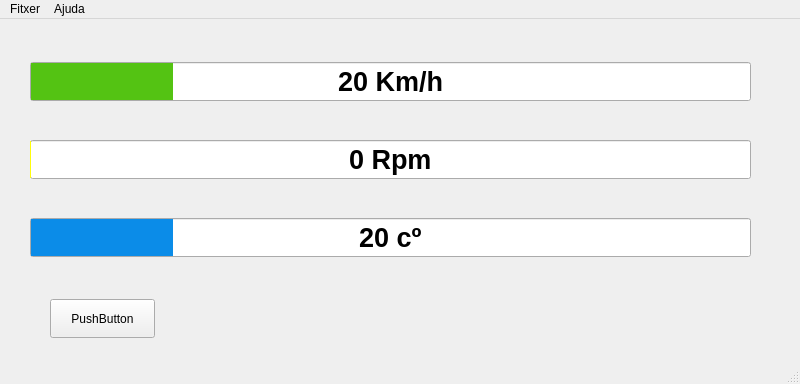
<?xml version="1.0" encoding="UTF-8"?>
<ui version="4.0">
 <class>mainWindow</class>
 <widget class="QMainWindow" name="mainWindow">
  <property name="geometry">
   <rect>
    <x>0</x>
    <y>0</y>
    <width>800</width>
    <height>384</height>
   </rect>
  </property>
  <property name="windowTitle">
   <string>UJI MotorSport</string>
  </property>
  <property name="windowIcon">
   <iconset>
    <normaloff>../Qt/widgetsQt/qt/icon.ico</normaloff>../Qt/widgetsQt/qt/icon.ico</iconset>
  </property>
  <widget class="QWidget" name="centralwidget">
   <widget class="QWidget" name="verticalLayoutWidget">
    <property name="geometry">
     <rect>
      <x>30</x>
      <y>10</y>
      <width>721</width>
      <height>261</height>
     </rect>
    </property>
    <layout class="QVBoxLayout" name="verticalLayout_2">
     <item>
      <widget class="QProgressBar" name="barVel">
       <property name="font">
        <font>
         <family>Ubuntu</family>
         <pointsize>20</pointsize>
         <weight>75</weight>
         <bold>true</bold>
        </font>
       </property>
       <property name="styleSheet">
        <string notr="true">QProgressBar::chunk { background-color: #54C313;  margin: 0.5px;}  QProgressBar {text-align: center;}</string>
       </property>
       <property name="maximum">
        <number>300</number>
       </property>
       <property name="value">
        <number>60</number>
       </property>
       <property name="format">
        <string>%p Km/h</string>
       </property>
      </widget>
     </item>
     <item>
      <widget class="QProgressBar" name="barRpm">
       <property name="font">
        <font>
         <family>Ubuntu</family>
         <pointsize>20</pointsize>
         <weight>75</weight>
         <bold>true</bold>
        </font>
       </property>
       <property name="mouseTracking">
        <bool>false</bool>
       </property>
       <property name="contextMenuPolicy">
        <enum>Qt::DefaultContextMenu</enum>
       </property>
       <property name="layoutDirection">
        <enum>Qt::LeftToRight</enum>
       </property>
       <property name="autoFillBackground">
        <bool>false</bool>
       </property>
       <property name="styleSheet">
        <string notr="true">QProgressBar::chunk { background-color: #fffd0a;  margin: 0.5px;}  QProgressBar {text-align: center;}</string>
       </property>
       <property name="maximum">
        <number>500</number>
       </property>
       <property name="value">
        <number>1</number>
       </property>
       <property name="format">
        <string>%p Rpm</string>
       </property>
      </widget>
     </item>
     <item>
      <widget class="QProgressBar" name="barTemp">
       <property name="font">
        <font>
         <family>Ubuntu</family>
         <pointsize>20</pointsize>
         <weight>75</weight>
         <bold>true</bold>
        </font>
       </property>
       <property name="styleSheet">
        <string notr="true">QProgressBar::chunk { background-color: #0b8ce8;  margin: 0.5px;}  QProgressBar {text-align: center;}</string>
       </property>
       <property name="maximum">
        <number>150</number>
       </property>
       <property name="value">
        <number>30</number>
       </property>
       <property name="alignment">
        <set>Qt::AlignLeading|Qt::AlignLeft|Qt::AlignVCenter</set>
       </property>
       <property name="orientation">
        <enum>Qt::Horizontal</enum>
       </property>
       <property name="invertedAppearance">
        <bool>false</bool>
       </property>
       <property name="textDirection">
        <enum>QProgressBar::BottomToTop</enum>
       </property>
       <property name="format">
        <string>%p cº</string>
       </property>
      </widget>
     </item>
    </layout>
   </widget>
   <widget class="QPushButton" name="botton">
    <property name="geometry">
     <rect>
      <x>50</x>
      <y>280</y>
      <width>105</width>
      <height>39</height>
     </rect>
    </property>
    <property name="styleSheet">
     <string notr="true"/>
    </property>
    <property name="text">
     <string>PushButton</string>
    </property>
    <property name="checkable">
     <bool>true</bool>
    </property>
    <property name="autoRepeat">
     <bool>false</bool>
    </property>
   </widget>
   <widget class="QLabel" name="alerta">
    <property name="geometry">
     <rect>
      <x>700</x>
      <y>280</y>
      <width>51</width>
      <height>51</height>
     </rect>
    </property>
    <property name="text">
     <string/>
    </property>
    <property name="pixmap">
     <pixmap>../Qt/widgetsQt/qt/triangle.png</pixmap>
    </property>
   </widget>
  </widget>
  <widget class="QMenuBar" name="menubar">
   <property name="geometry">
    <rect>
     <x>0</x>
     <y>0</y>
     <width>800</width>
     <height>35</height>
    </rect>
   </property>
   <property name="styleSheet">
    <string notr="true"/>
   </property>
   <property name="defaultUp">
    <bool>true</bool>
   </property>
   <property name="nativeMenuBar">
    <bool>false</bool>
   </property>
   <widget class="QMenu" name="menuFitxer">
    <property name="title">
     <string>Fitxer</string>
    </property>
    <addaction name="actionExportar"/>
    <addaction name="separator"/>
    <addaction name="close"/>
   </widget>
   <widget class="QMenu" name="menuAjuda">
    <property name="title">
     <string>Ajuda</string>
    </property>
    <addaction name="info"/>
   </widget>
   <addaction name="menuFitxer"/>
   <addaction name="menuAjuda"/>
  </widget>
  <widget class="QStatusBar" name="statusbar"/>
  <action name="close">
   <property name="text">
    <string>Tancar</string>
   </property>
  </action>
  <action name="actionExportar">
   <property name="checkable">
    <bool>true</bool>
   </property>
   <property name="checked">
    <bool>true</bool>
   </property>
   <property name="text">
    <string>Exportar</string>
   </property>
  </action>
  <action name="info">
   <property name="text">
    <string>about</string>
   </property>
  </action>
 </widget>
 <resources/>
 <connections/>
</ui>
